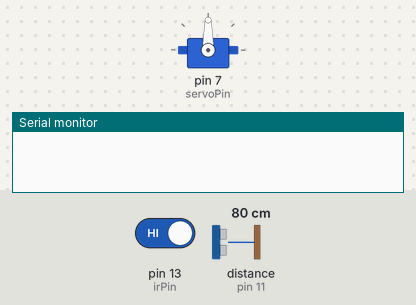
Recording of a sketch running on a simulated Arduino Uno, built with avr-gcc and run on an emulated ATmega328P. On the bench: servo, the last lines printed to the serial monitor. Inputs (shaded band) come from the test bench; at power-on: pin 13 (irPin) HIGH, distance to the obstacle (sensor on pin 11) 80 cm. The echo pulse lasts 58.3 µs per cm.

Above: at 4.8 s.
4.9 s: pin 13 (irPin) driven LOW
At 7.2 s:
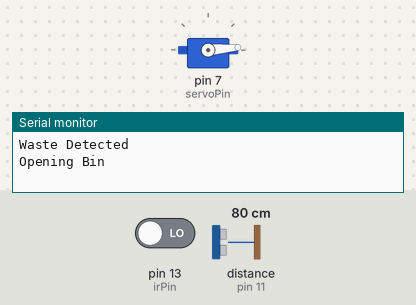
9.4 s: distance to the obstacle (sensor on pin 11) set to 66 cm
12.9 s: distance to the obstacle (sensor on pin 11) set to 58 cm
At 13.46 s:
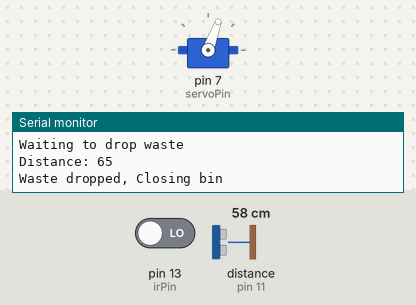
Timing chart, 0 to 21.3 s (numbered marks = the images above; inputs shaded):
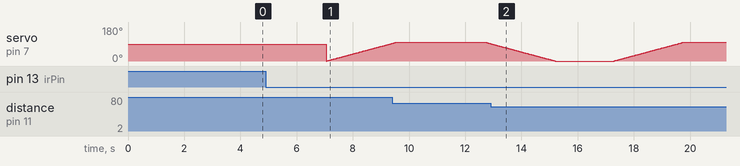

Measured:
- the behaviour switches between 61 and 60 cm on distance to the obstacle (sensor on pin 11) (found by bisection; images 1 and 2)

The sketch:

code_final.ino
```cpp
#include <Servo.h>

const int servoPin = 7;
const int irPin = 13;
const int trigPin = 9;
const int echoPin = 11;

Servo doorControl;

void setup()
{
  Serial.begin(9600);
  doorControl.attach(servoPin);
  pinMode(irPin, INPUT);
  pinMode(trigPin, OUTPUT);
  pinMode(echoPin, INPUT);
}

void loop()
{
  watchForWaste();
  delay(1000);
}

void watchForWaste()
{
  int check = digitalRead(irPin);
  delay(1000);
  if(!check)
  {
    Serial.println("Waste Detected");
    Serial.println("Opening Bin");
    delay(50);
    openBin();
  }
}

void openBin()
{
  int pos;
  for (pos = 0; pos <= 100; pos += 1)
  {
    doorControl.write(pos);
    delay(25);
  }
  Serial.println("Waiting to drop waste");
  delay(50);
  if(waitToDrop())
  {
    closeBin();
  }
}

bool waitToDrop()
{
  delay(3000);
  int checkWorkDone = check();
  while(checkWorkDone < 60)
  {
    checkWorkDone = check();
    delay(1000);
  }
  return true;
}

int check()
{
  int duration;
  int distance;
  digitalWrite(trigPin, LOW);
  delayMicroseconds(2);
  digitalWrite(trigPin, HIGH);
  delayMicroseconds(10);
  digitalWrite(trigPin, LOW);
  duration = pulseIn(echoPin, HIGH);
  distance = duration * 0.034 / 2;
  Serial.print("Distance: ");
  Serial.println(distance);
  return distance;
}

void closeBin()
{
  Serial.println("Waste dropped, Closing bin");
  delay(50);
  int pos;
  for (pos = 100; pos >= 0; pos -= 1)
  {
    doorControl.write(pos);
    delay(25);
  }
}
```
